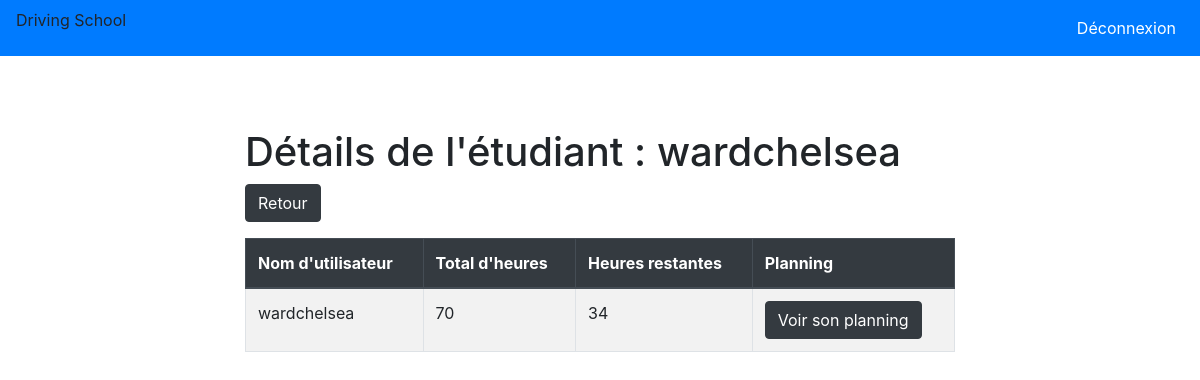
Screenshot of /secretary/student/201/acount with the database file from the repository.
### Student/models.py (models this page shows, shortened)
class Student(models.Model):
    username = models.CharField(max_length=200)
    password = models.CharField(max_length=200)
    h_total = models.IntegerField(default=0)
    h_remaining = models.IntegerField(default=0)

### Secretary/views.py (the view)
# urls.py: path("student/<int:pk>/acount", views.studentDetail, name="studentDetail"),
def studentDetail(request, pk):
    student = get_object_or_404(Student, pk=pk)
    context = {
        'student': student,
    }
    return render(request, 'studentDetail.html', context)

### Secretary/templates/studentDetail.html (shortened to what this page needs)
{% extends "base.html" %}
{% block content %}
<div class="container-fluid">
    <div class="row justify-content-center mt-5">
        <div class="col-8">
            <h1>Détails de l'étudiant : {{ student.username }}</h1>
            <a class="btn btn-dark" href="{% url 'Secretary:homeSecretary'%}">Retour</a>
            <table class="table table-bordered table-striped table-hover mt-3">
                <thead class="thead-dark">
                    <tr>
                        <th scope="col">Nom d'utilisateur</th>
                        <th scope="col">Total d'heures</th>
                        <th scope="col">Heures restantes</th>
                        <th scope="col">Planning</th>
                    </tr>
                </thead>
                <tbody>
                    <tr>
                        <td>{{ student.username }}</td>
                        <td>{{ student.h_total }}</td>
                        <td>{{ student.h_remaining }}</td>
                        <td><a class="btn btn-dark" href="{% url 'Secretary:planningStudent' student.id %}">Voir son planning</a></td>
                    </tr>
                </tbody>
            </table>
        </div>
    </div>
</div>
{% endblock %}

### rows the page displays
Student: username "wardchelsea", h_total "70", h_remaining "34"
